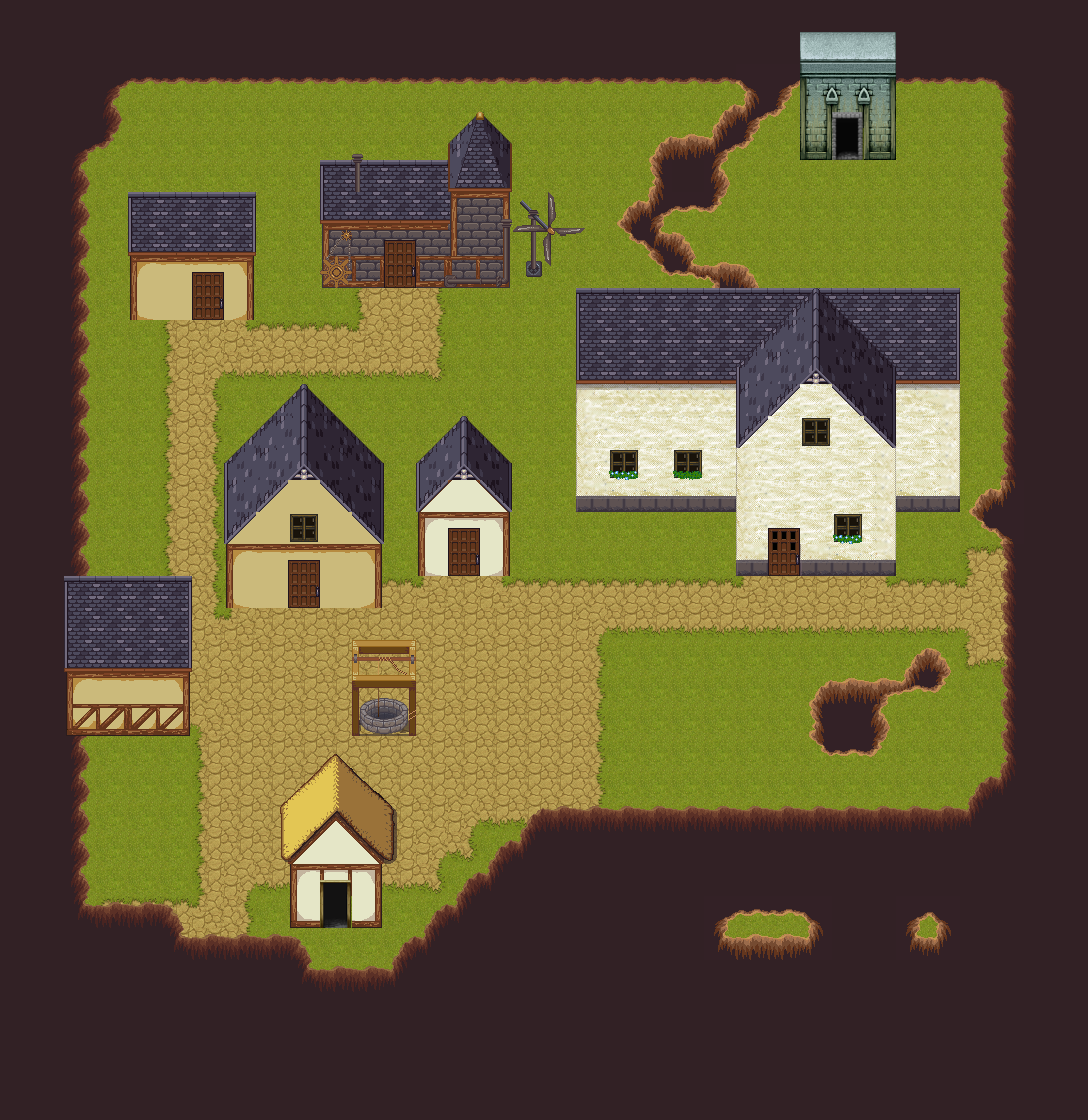

The image is a tile-based game level rendered from a .tmx file. Its description and source (layers, tilesets, objects; grid data summarised) follow:
An orthogonal 34x35 tile map with 32x32 px tiles, 5 tile layers (ground1, ground2, terrain, terrain2, ...), 9 tilesets and 40 objects (PORTAL, chien_jaune, cow, lapin_bleu, rich_cat, ...).

<map version="1.0" tiledversion="1.1.3" orientation="orthogonal" renderorder="right-up" width="34" height="35" tilewidth="32" tileheight="32" infinite="0" nextobjectid="103">
 <properties>
  <property name="music" value="THEME_FINAL" />
 </properties>
 <tileset firstgid="1" source="terrain.tsx" />
 <tileset firstgid="1025" source="cottage.tsx" />
 <tileset firstgid="1281" source="cottage_roof.tsx" />
 <tileset firstgid="1537" source="Celianna_TileA2.tsx" />
 <tileset firstgid="2017" source="Celianna_TileA1.tsx" />
 <tileset firstgid="2497" source="spring_E2_Candacis.tsx" />
 <tileset firstgid="2753" source="spring_D2_Candacis.tsx" />
 <tileset firstgid="3009" source="hole.tsx" />
 <tileset firstgid="3039" source="house_inside_full.tsx" />
 <layer name="ground1" width="34" height="35">
  <data>[1190 cells, 1190 non-empty, 16 distinct tile ids]</data>
 </layer>
 <layer name="ground2" width="34" height="35">
  <data>[1190 cells, 168 non-empty, 35 distinct tile ids]</data>
 </layer>
 <layer name="terrain" width="34" height="35">
  <data>[1190 cells, 241 non-empty, 88 distinct tile ids]</data>
 </layer>
 <layer name="terrain2" width="34" height="35">
  <data>[1190 cells, 94 non-empty, 62 distinct tile ids]</data>
 </layer>
 <layer name="terrain3" width="34" height="35">
  <data>[1190 cells, 0 non-empty, 0 distinct tile ids]</data>
 </layer>
 <objectgroup name="zindex">
  <object id="16" x="192" y="736">
   <polygon points="0,0 -112,0 -112,-160 0,-160" />
  </object>
  <object id="17" x="352" y="640">
   <polygon points="0,0 0,96 64,96 64,0" />
  </object>
  <object id="24" x="416" y="576">
   <polygon points="0,0 96,0 96,-64 96,-112 48,-160 0,-112" />
  </object>
  <object id="26" x="224" y="608">
   <polygon points="0,0 0,-144 80,-224 160,-144 160,0" />
  </object>
  <object id="29" x="736" y="576">
   <polygon points="0,0 160,0 160,-64 0,-64" />
  </object>
  <object id="30" x="576" y="512">
   <polygon points="0,0 384,0 384,-224 0,-224" />
  </object>
  <object id="31" x="416" y="928">
   <polygon points="-128,0 -128,-64 -136,-72 -136,-120 -80,-176 -24,-120 -24,-72 -32,-64 -32,0" />
  </object>
  <object id="54" x="136" y="200">
   <polygon points="-8,-8 -8,120 120,120 120,-8" />
  </object>
  <object id="75" x="528" y="279">
   <polygon points="-13,0 -13,-44 -15,-85 58,-85 53,1" />
  </object>
  <object id="76" x="513" y="291">
   <polygon points="0,0 -191,-2 -190,-130 -66,-129 -65,-144 -32,-176 0,-144" />
  </object>
  <object id="79" x="801" y="34">
   <polygon points="0,0 -1,126 99,124 94,-1" />
  </object>
 </objectgroup>
 <objectgroup name="zindex_terrain3" />
 <objectgroup name="collision">
  <object id="2" x="33" y="4">
   <polygon points="-32,0 -32,83 1056,83 1056,0" />
  </object>
  <object id="10" x="416" y="512">
   <polygon points="0,0 0,64 96,64 96,0" />
  </object>
  <object id="11" x="192" y="640">
   <polygon points="0,0 0,96 -112,96 -112,0" />
  </object>
  <object id="12" x="352" y="704">
   <polygon points="0,0 0,32 64,32 64,0" />
  </object>
  <object id="25" x="224" y="608">
   <polygon points="0,0 0,-96 160,-96 160,0" />
  </object>
  <object id="27" x="576" y="416">
   <polygon points="0,0 0,96 384,96 384,0" />
  </object>
  <object id="28" x="736" y="576">
   <polygon points="0,0 160,0 160,-64 0,-64" />
  </object>
  <object id="32" x="416" y="928">
   <polygon points="-128,0 -40,0 -40,-48 -128,-48" />
  </object>
  <object id="34" x="88" y="912">
   <polygon points="0,0 -88,0 -88,-860 -8,-860" />
  </object>
  <object id="55" x="128" y="320">
   <polygon points="0,0 128,0 128,-72 0,-72" />
  </object>
  <object id="70" x="544" y="278">
   <polygon points="0,0 -18,0 -17,-22 -2,-22" />
  </object>
  <object id="72" x="324" y="220">
   <polygon points="0,6 -2,68 188,68 187,5" />
  </object>
  <object id="78" x="803" y="111">
   <polygon points="-2,0 -1,50 94,48 95,0" />
  </object>
  <object id="97" x="1" y="909">
   <polygon points="0,0 154,0 179,11 179,30 288,29 311,49 309,62 389,59 538,-98 964,-98 986,-133 1087,-134 1087,212 -3,212" />
  </object>
  <object id="98" x="999" y="67" width="89" height="709" />
  <object id="99" x="123" y="91">
   <polygon points="1,-2 -5,13 2,27 -20,60 -43,72 -42,-5" />
  </object>
  <object id="100" x="714" y="211">
   <polygon points="0,0 17,-29 12,-44 80,-123 28,-122 -44,-75 -62,-55 -68,-13 -98,10 -49,62 -13,70 4,102 9,137 43,181 44,206 101,206 101,158 77,121 45,80 28,52 1,55 -19,54 -23,29 -49,21 -43,-2" />
  </object>
  <object id="101" x="930" y="646">
   <polygon points="0,0 -14,9 -32,32 -102,32 -123,55 -122,91 -105,112 -59,111 -42,83 -50,63 -37,49 -12,42 8,47 21,18" />
  </object>
  <object id="102" x="999" y="481">
   <polygon points="0,0 -37,29 1,60" />
  </object>
 </objectgroup>
 <objectgroup name="interactions">
  <object id="21" name="defaultPortal" type="PORTAL" gid="46" x="239" y="731" width="32" height="32" />
  <object id="62" name="chien_jaune" gid="46" x="503" y="720" width="32" height="32" />
  <object id="80" name="cow" gid="46" x="254" y="648" width="32" height="32" />
  <object id="81" name="lapin_bleu" gid="46" x="448" y="795" width="32" height="32" />
  <object id="91" name="rich_cat" gid="46" x="298.667" y="648.667" width="32" height="32" />
  <object id="92" name="carriage" gid="46" x="542" y="649.833" width="98" height="45.3333" />
  <object id="93" name="malo" gid="46" x="566.667" y="691.166" width="32" height="32" />
  <object id="94" name="lapin_jaune" gid="46" x="447" y="628" width="32" height="32" />
  <object id="95" name="frog" gid="46" x="558" y="768" width="32" height="32" />
  <object id="96" name="final_portal" gid="46" x="370" y="741" width="32" height="32" />
 </objectgroup>
 <objectgroup name="items" />
 <objectgroup name="path" />
</map>
